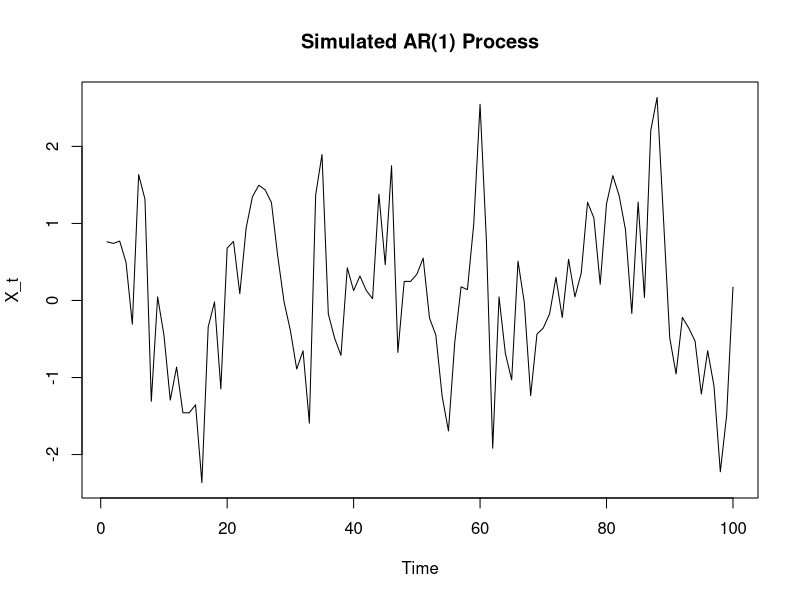
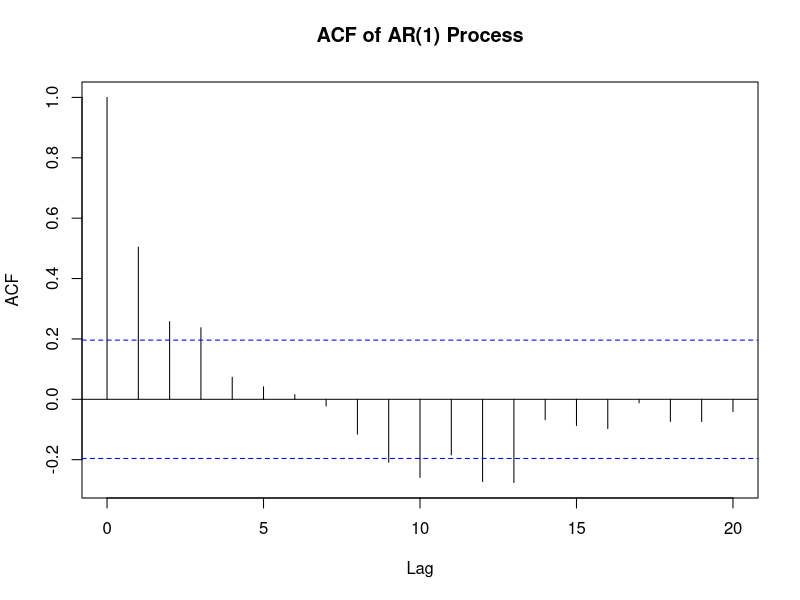
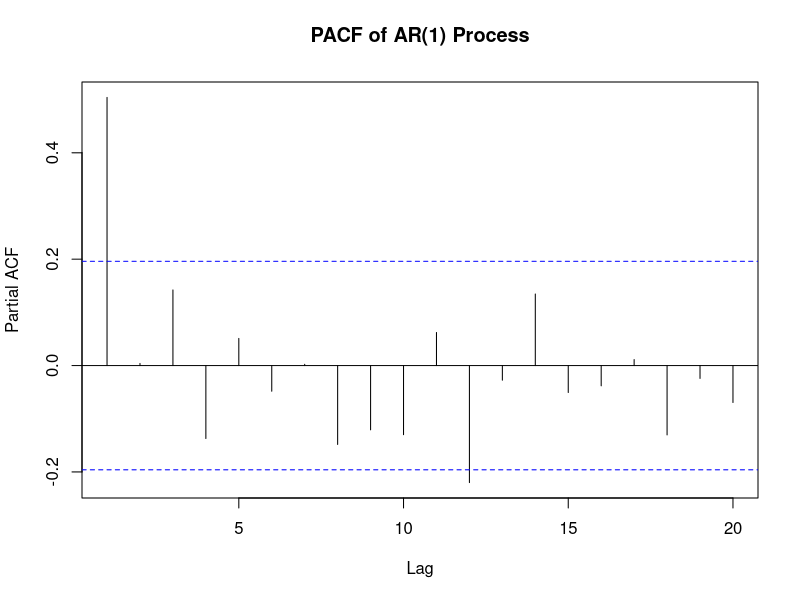
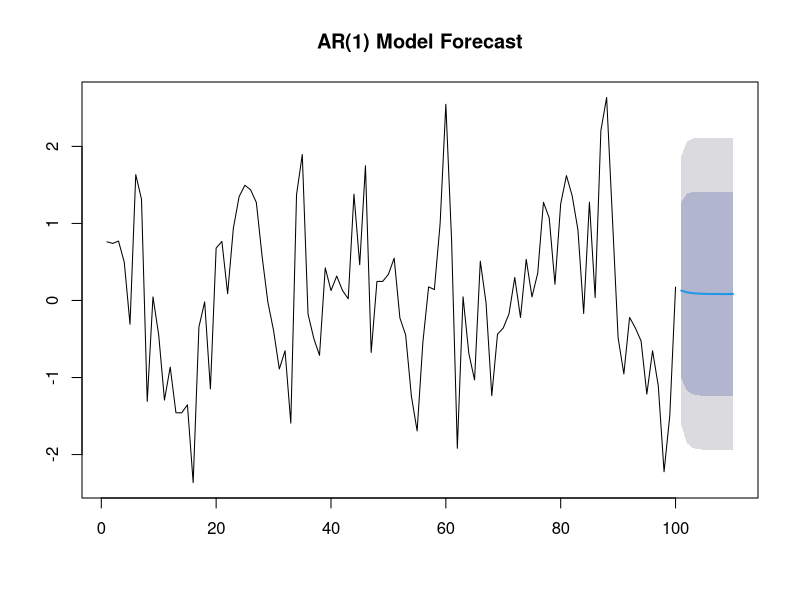
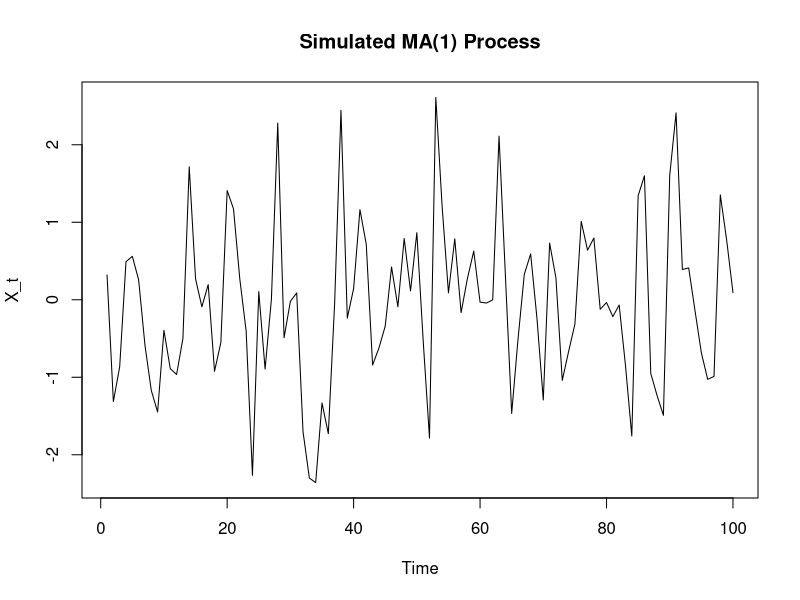
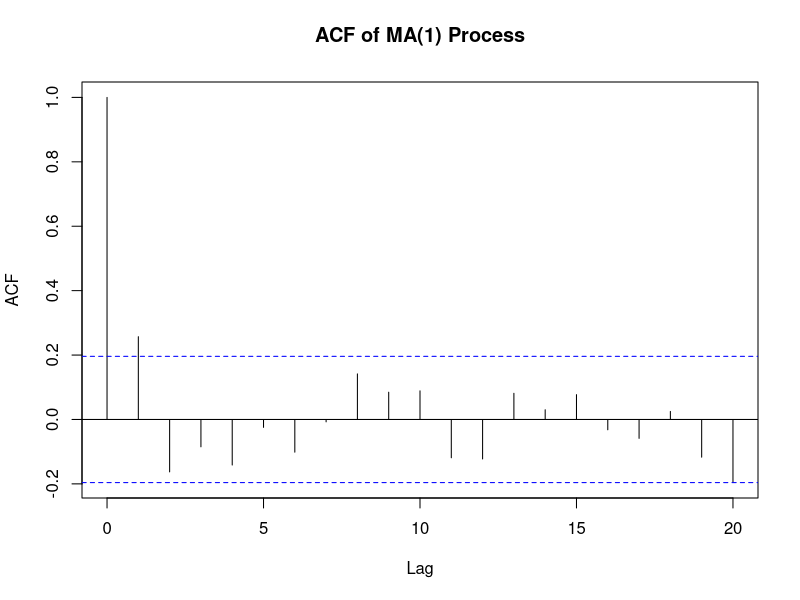
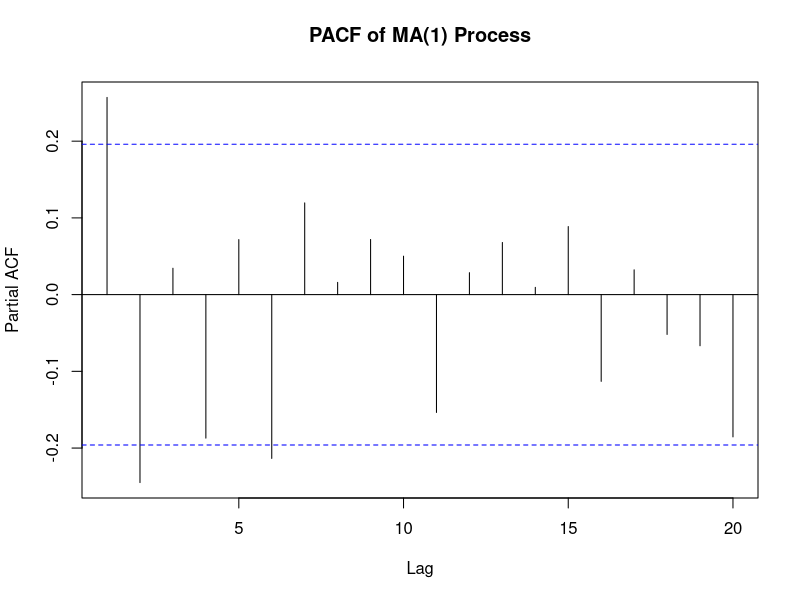
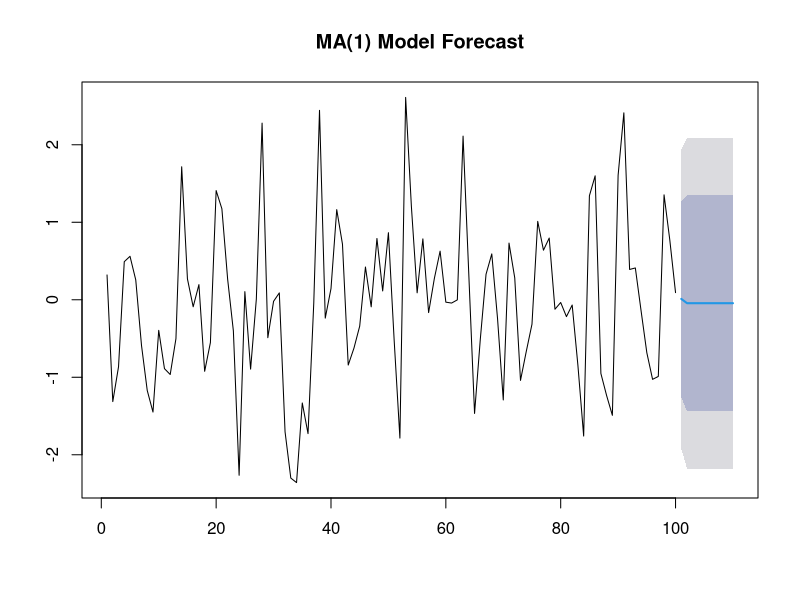

Write the R code that produced these figures, in order.
# Load necessary libraries
library(forecast)

# Set seed for reproducibility
set.seed(123)

# Simulate AR(1) process with 100 observations
ar1_process <- arima.sim(model = list(ar = 0.5), n = 100)

# Display the first few values
head(ar1_process)
?arima.sim

# Plot the AR(1) time series
plot(ar1_process, main = "Simulated AR(1) Process", ylab = "X_t", xlab = "Time")

# Fit an AR(1) model to estimate the parameter
ar1_fit <- arima(ar1_process, order = c(1,0,0))

# Display the estimated parameters
ar1_fit

# Fit an AR(1) model to estimate the parameter
ar1_fit <- arima(ar1_process, order = c(1,0,0))

# Display the estimated parameters
ar1_fit

# Plot ACF and PACF of the AR(1) series
acf(ar1_process, main = "ACF of AR(1) Process")
pacf(ar1_process, main = "PACF of AR(1) Process")

# Fit AR(1) model
ar1_model <- arima(ar1_process, order = c(1,0,0))

# Optionally, fit AR(2) model
ar2_model <- arima(ar1_process, order = c(2,0,0))

# Display the model summary
ar1_model
ar2_model

# Forecast the next 10 observations using AR(1) model
ar1_forecast <- forecast(ar1_model, h = 10)

# Plot the forecast
plot(ar1_forecast, main = "AR(1) Model Forecast")

################################################################################
# Simulate MA(1) process with 100 observations
ma1_process <- arima.sim(model = list(ma = 0.5), n = 100)

# Display the first few values
head(ma1_process)

# Plot the MA(1) time series
plot(ma1_process, main = "Simulated MA(1) Process", ylab = "X_t", xlab = "Time")

# Fit an MA(1) model to estimate the parameter
ma1_fit <- arima(ma1_process, order = c(0,0,1))

# Display the estimated parameters
ma1_fit

# Plot ACF and PACF of the MA(1) series
acf(ma1_process, main = "ACF of MA(1) Process")
pacf(ma1_process, main = "PACF of MA(1) Process")

# Fit MA(1) model
ma1_model <- arima(ma1_process, order = c(0,0,1))

# Optionally, fit MA(2) model
ma2_model <- arima(ma1_process, order = c(0,0,2))

# Display the model summary
ma1_model
ma2_model

# Forecast the next 10 observations using MA(1) model
ma1_forecast <- forecast(ma1_model, h = 10)

# Plot the forecast
plot(ma1_forecast, main = "MA(1) Model Forecast")


# If suppose given Xt = 0.6 * X(t-1) - 0.3 * X(t-2) + εt + 0.4 * z(t-1) - 0.2 * z(t-1)
arima.sim(model = list(ar = c(0.6, -0.3), ma = c(0.4, -0.2)), n = 100)
